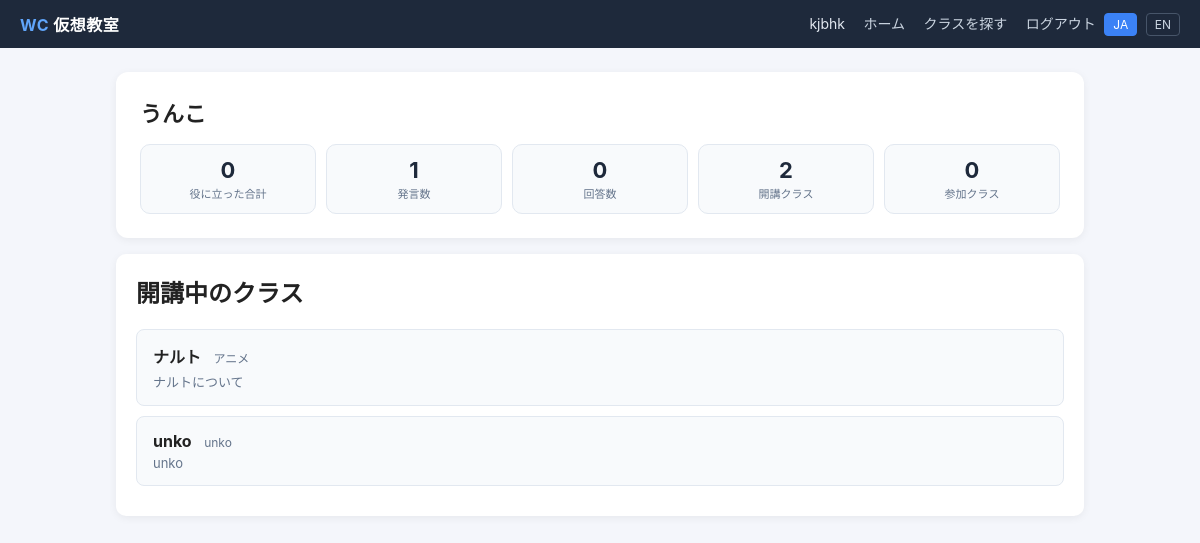
The page /u/1 (signed in) on the database its author committed.
### tables this page shows
CREATE TABLE users (
        id INTEGER PRIMARY KEY AUTOINCREMENT,
        name TEXT NOT NULL UNIQUE,
        created_at TEXT NOT NULL
    , lang TEXT DEFAULT 'ja', title TEXT DEFAULT '', bio TEXT DEFAULT '');

CREATE TABLE classes (
        id INTEGER PRIMARY KEY AUTOINCREMENT,
        title TEXT NOT NULL,
        subject TEXT NOT NULL,
        description TEXT,
        teacher_id INTEGER NOT NULL,
        join_code TEXT NOT NULL UNIQUE,
        created_at TEXT NOT NULL, blackboard TEXT DEFAULT '', ai_mode INTEGER DEFAULT 0, stage INTEGER DEFAULT 0, is_public INTEGER DEFAULT 1, ai_teacher_mode INTEGER DEFAULT 0, teaching_focus TEXT DEFAULT '', taught_by TEXT DEFAULT '',
        FOREIGN KEY (teacher_id) REFERENCES users(id)
    );

### main.py (the view)
@app.get("/u/{uid}", response_class=HTMLResponse)
def profile_page(request: Request, uid: int):
    me = current_user(request)
    if not me:
        return RedirectResponse("/login")
    u = get_user_by_id(uid)
    if not u:
        return HTMLResponse("User not found", status_code=404)
    stats = user_stats(uid)
    taught = list_classes_taught_by(uid)
    recent_answers = list_questions_answered_by(uid, limit=10)
    is_me = (int(me["id"]) == int(uid))
    return templates.TemplateResponse(
        request, "profile.html",
        ctx(request, me, profile_user=u, stats=stats,
            taught=taught, recent_answers=recent_answers, is_me=is_me),
    )

### templates/profile.html (shortened to what this page needs)
{% extends "base.html" %}
{% block content %}
<div class="p-head">
  <h1 class="p-name">{{ profile_user.name }}</h1>
  <div class="stats">
    <div class="stat"><div class="n">{{ stats.helpful }}</div><div class="l">{{ T.stat_helpful }}</div></div>
    <div class="stat"><div class="n">{{ stats.messages }}</div><div class="l">{{ T.stat_messages }}</div></div>
    <div class="stat"><div class="n">{{ stats.answers }}</div><div class="l">{{ T.stat_answers }}</div></div>
    <div class="stat"><div class="n">{{ stats.taught }}</div><div class="l">{{ T.stat_taught }}</div></div>
    <div class="stat"><div class="n">{{ stats.joined }}</div><div class="l">{{ T.stat_joined }}</div></div>
  </div>
</div>
{% if taught %}
<div class="card">
  <h2>{{ T.taught_classes }}</h2>
  {% for c in taught %}
  <a class="class-item" href="/class/{{ c.id }}">
    <strong>{{ c.title }}</strong>
    <span class="role">{{ c.subject }}</span>
    <div class="muted" style="margin-top:4px;">{{ c.description or "" }}</div>
  </a>
  {% endfor %}
</div>
{% endif %}
{% endblock %}

### templates/base.html (shortened to what this page needs)
<!DOCTYPE html>
<html lang="{{ lang }}">
<head>
</head>
<body>
<header>
  <div class="brand"><span>WC</span> {{ T.app_title }}</div>
  <div>
    {% if user %}
      <a href="/u/{{ user.id }}"><span class="user">{{ user.name }}</span></a>
      <a href="/dashboard">{{ T.home }}</a>
      <a href="/classes">{{ T.join_class }}</a>
      <a href="/logout">{{ T.logout }}</a>
      <span class="lang">
        <a href="/lang/ja" class="{% if lang == 'ja' %}active{% endif %}">JA</a>
        <a href="/lang/en" class="{% if lang == 'en' %}active{% endif %}">EN</a>
      </span>
    {% else %}
      <span class="lang">
        <a href="/lang/ja" class="{% if lang == 'ja' %}active{% endif %}">JA</a>
        <a href="/lang/en" class="{% if lang == 'en' %}active{% endif %}">EN</a>
      </span>
    {% endif %}
  </div>
</header>
<main>
{% block content %}{% endblock %}
</main>
</body>
</html>

### templates/base.html (style rules this page uses)
* { box-sizing: border-box; }
body { font-family: -apple-system, BlinkMacSystemFont, "Hiragino Sans", "Segoe UI", sans-serif; margin: 0; background: #f4f6fb; color: #222; }
header { background: #1e293b; color: #fff; padding: 12px 20px; display: flex; justify-content: space-between; align-items: center; flex-wrap: wrap; gap: 8px; }
header a { color: #cbd5e1; text-decoration: none; margin-left: 14px; font-size: 14px; }
header .brand { font-weight: 700; font-size: 16px; letter-spacing: .5px; }
header .brand span { color: #60a5fa; }
header .user { font-size: 14px; color: #e2e8f0; }
header .lang a { display: inline-block; padding: 3px 8px; border-radius: 4px; border: 1px solid #475569; margin-left: 4px; font-size: 12px; }
header .lang a.active { background: #3b82f6; border-color: #3b82f6; color: #fff; }
main { max-width: 1000px; margin: 24px auto; padding: 0 16px; }
.card { background: #fff; border-radius: 10px; padding: 20px; box-shadow: 0 2px 8px rgba(0,0,0,0.06); margin-bottom: 16px; }
h1, h2 { margin-top: 0; }
.class-item { display: block; padding: 14px 16px; border: 1px solid #e2e8f0; border-radius: 8px; margin-bottom: 10px; text-decoration: none; color: #222; background: #f8fafc; }
.role { font-size: 12px; color: #64748b; margin-left: 8px; }
.muted { color: #64748b; font-size: 13px; }

### templates/profile.html (style rules this page uses)
.p-head { background: #fff; border-radius: 12px; padding: 24px; box-shadow: 0 2px 8px rgba(0,0,0,.06); margin-bottom: 16px; }
.p-name { font-size: 22px; font-weight: 700; margin: 0 0 4px 0; }
.stats { display: grid; grid-template-columns: repeat(auto-fit, minmax(120px, 1fr)); gap: 10px; margin-top: 16px; }
.stat { background: #f8fafc; border: 1px solid #e2e8f0; border-radius: 10px; padding: 12px 14px; text-align: center; }
.stat .n { font-size: 22px; font-weight: 700; color: #1e293b; }
.stat .l { font-size: 11px; color: #64748b; margin-top: 2px; }

### rows shown on the page
users: name "kjbhk"
users: name "うんこ"
classes: title "ナルト", subject "アニメ", description "ナルトについて"
classes: title "unko", subject "unko", description "unko"

### other values the page prints
{{ T.app_title }} "仮想教室"
{{ T.home }} "ホーム"
{{ T.join_class }} "クラスを探す"
{{ T.logout }} "ログアウト"
{{ stats.helpful }} "0"
{{ T.stat_helpful }} "役に立った合計"
{{ stats.messages }} "1"
{{ T.stat_messages }} "発言数"
{{ stats.answers }} "0"
{{ T.stat_answers }} "回答数"
{{ stats.taught }} "2"
{{ T.stat_taught }} "開講クラス"
{{ stats.joined }} "0"
{{ T.stat_joined }} "参加クラス"
{{ T.taught_classes }} "開講中のクラス"
